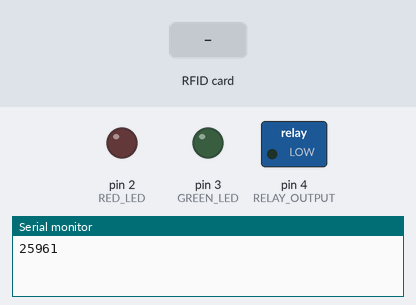
The program below on a simulated Arduino Nano, built with avr-gcc and run on an emulated ATmega328P. Shown: switched loads named in the program (green lamp = pin HIGH), output pins drawn as LEDs (lit = HIGH), the last lines printed to the serial monitor. Dashed ring = blinking. The test bench sets the inputs (shaded band). Pins used as bus, display or sensor lines are not drawn.

Above: at 1.2 s.
1.3 s: RFID card E0 43 DD A4 held to the reader
At 1.82 s:
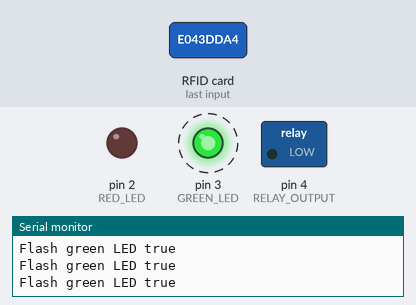
4.3 s: RFID card A0 50 DF A4 held to the reader
At 4.46 s:
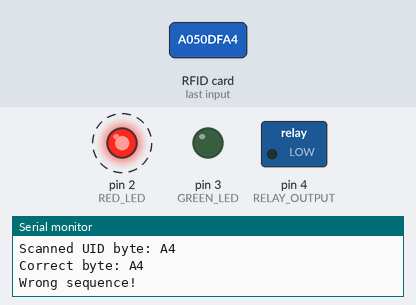
7.3 s: RFID card F2 35 32 2E held to the reader
At 9.3 s:
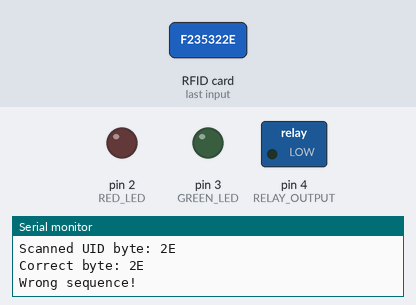
Timing chart, 0 to 10.8 s (numbered marks = the images above; inputs shaded):
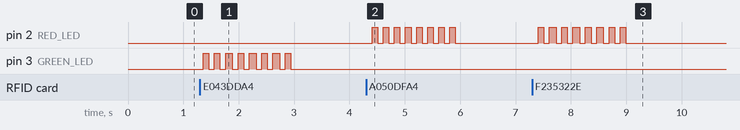

The program:

main.cpp
```cpp
// (licence header left out)
#include <SPI.h>
#include <MFRC522.h>

#define RST_PIN         9          // Configurable, see typical pin layout above
#define SS_PIN          10         // Configurable, see typical pin layout above
#define RED_LED 2
#define GREEN_LED 3
#define RELAY_OUTPUT 4

MFRC522 rfid(SS_PIN, RST_PIN);  // Create MFRC522 instance

MFRC522::MIFARE_Key key;

// Init array that will store new NUID
byte nuidPICC[4];
uint8_t index = 0;
bool wrongLiao;

uint32_t timeSinceGameEnd =  0;

void printHex(byte *buffer, byte bufferSize) {
	for (byte i = 0; i < bufferSize; i++) {
		Serial.print(buffer[i] < 0x10 ? " 0" : " ");
		Serial.print(buffer[i], HEX);
	}
}
void resetAll(){
	index = 0;
	wrongLiao = false;
}

void setup() {
	Serial.begin(115200);
	Serial.println('nabei');
	pinMode(RED_LED, OUTPUT);
	pinMode(GREEN_LED, OUTPUT);
	pinMode(RELAY_OUTPUT, OUTPUT);
	SPI.begin(); // Init SPI bus
	rfid.PCD_Init(); // Init MFRC522

	for (byte i = 0; i < 6; i++) {
		key.keyByte[i] = 0xFF;
	}
	wrongLiao = false;
}

byte UID[3][4];
byte ActualID[3][4] = {
	{0xE0, 0x43, 0xDD, 0xA4},
	{0xF2, 0x35, 0x32, 0x2E},
	{0xA0, 0x50, 0xDF, 0xA4}
};


//actual ID for set 2
/*byte ActualID[3][4] = {
	{0x66, 0xCF, 0x29, 0x25},
	{0xC5, 0x52, 0x3D, 0x23},
	{0xD5, 0xF2, 0xB3, 0x23}
};*/

bool gameEnded = false;
uint32_t pMillis1 = 0;
uint32_t pMillis2 = 0;
uint32_t cMillis1, cMillis2;
uint8_t interval1 = 100;
uint16_t interval2 = 3000;

bool flashRedLED = false;
bool flashGreenLED = false;
bool onning = false;
uint32_t pMillis3 = 0;
uint32_t cMillis3;
uint32_t interval3 = 15000;//15 seconds before relay cuts

void loop() {
	cMillis1 = millis();
	cMillis2 = millis();

	if (cMillis1 - pMillis1 >= interval1){
		if (flashGreenLED){
			onning = true;
			digitalWrite(GREEN_LED, !digitalRead(GREEN_LED));
		}

		if (flashRedLED){
			onning = true;
			digitalWrite(RED_LED, !digitalRead(RED_LED));
		}
		pMillis1 = cMillis1;
	}

	if (cMillis2 - pMillis2 >= interval2){
		if (onning){
			if (flashGreenLED){
				onning = false;
				digitalWrite(GREEN_LED, LOW);
				flashGreenLED = false;
			}
			if (flashRedLED){
				onning = false;
				digitalWrite(RED_LED, LOW);
				flashRedLED = false;
			}
		}
		pMillis2 = cMillis2;
	}
	// Look for new cards
	if ( ! rfid.PICC_IsNewCardPresent())
		return;

	// Verify if the NUID has been readed
	if ( ! rfid.PICC_ReadCardSerial())
		return;


	for (byte i = 0; i < 4; i++) {
		nuidPICC[i] = rfid.uid.uidByte[i];
		UID[index][i] = nuidPICC[i];
		if (i == 3)
			index++;
	}


  	printHex(rfid.uid.uidByte, rfid.uid.size);
	Serial.println();
	rfid.PICC_HaltA();
  	rfid.PCD_StopCrypto1();


	for (uint8_t i = 0; i < 4; i++) {
		if (ActualID[index-1][i] != nuidPICC[i]){
			if (!gameEnded){
				Serial.print("Scanned UID byte: ");
				Serial.println(UID[index-1][i], HEX);
				Serial.print("Correct byte: ");
				Serial.println(nuidPICC[i], HEX);
				Serial.println("Wrong sequence!");
				wrongLiao = true;
			}
		}
		else{
			Serial.println("Flash green LED true");
			//flashGreenLED = true;
		}
	}

	if (wrongLiao){
		flashRedLED = true;
		resetAll();
	}

	else if (!wrongLiao){
		flashGreenLED = true;
	}

	if (index == 3 && !gameEnded){
		Serial.println("game has ended!");
		gameEnded = true;
		pMillis3 = millis();
		digitalWrite(RELAY_OUTPUT, HIGH);
		index = 0;
		delay(interval3);
		digitalWrite(RELAY_OUTPUT, LOW);
		gameEnded = false;
	}

	if (gameEnded){
		timeSinceGameEnd = millis() - pMillis3;
		if (timeSinceGameEnd > 5000) digitalWrite(RELAY_OUTPUT, LOW);
	}

	cMillis3 = millis();
	if(cMillis3 - pMillis3 > interval3 && gameEnded){
		digitalWrite(RELAY_OUTPUT, LOW);
	}

	else if (!gameEnded){
		digitalWrite(RELAY_OUTPUT, LOW);
	}
}
```

Measured:
- after the input at 1.3 s, pin 3 (GREEN_LED): alternates HIGH for 0.10 s and LOW for 0.10 s, 16 changes in all, then stays LOW, starting after 0.06 s
- after the input at 4.3 s, pin 2 (RED_LED): alternates HIGH for 0.10 s and LOW for 0.10 s, 16 changes in all, then stays LOW, starting after 0.11 s
- after the input at 7.3 s, pin 2 (RED_LED): alternates HIGH for 0.10 s and LOW for 0.10 s, 16 changes in all, then stays LOW, starting after 0.11 s
